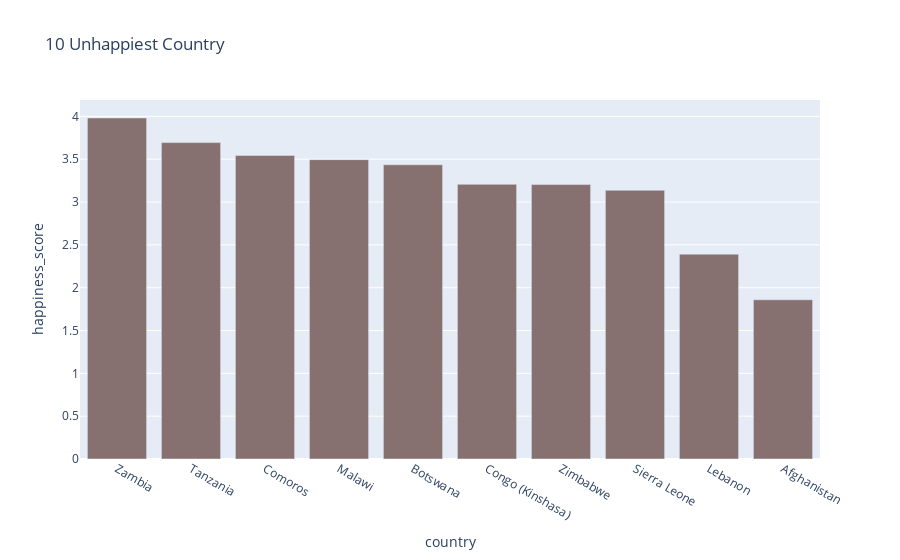

Write notebook code for a chart like this one.
### Code cell
df_last10 = df.tail(10)



fig10 = px.bar(df_last10, x='country', y='happiness_score', labels={'y':'happiness_score'},
             hover_data=['country'],
             title='10 Unhappiest Country', color_discrete_sequence=['#867070'])
fig10

### Figure 1 — Plotly figure (JSON) as saved in the notebook; plotly's stock layout.template omitted (floating-point values rounded to 4 significant figures)
{"data": [{"alignmentgroup": "True", "hovertemplate": "country=%{x}<br>happiness_score=%{y}<extra></extra>", "legendgroup": "", "marker": {"color": "#867070", "pattern": {"shape": ""}}, "name": "", "offsetgroup": "", "orientation": "v", "showlegend": false, "textposition": "auto", "type": "bar", "x": ["Zambia", "Tanzania", "Comoros", "Malawi", "Botswana", "Congo (Kinshasa)", "Zimbabwe", "Sierra Leone", "Lebanon", "Afghanistan"], "xaxis": "x", "y": [3.982, 3.694, 3.545, 3.495, 3.435, 3.207, 3.204, 3.138, 2.392, 1.859], "yaxis": "y"}], "layout": {"barmode": "relative", "legend": {"tracegroupgap": 0}, "title": {"text": "10 Unhappiest Country"}, "xaxis": {"anchor": "y", "domain": [0, 1], "title": {"text": "country"}}, "yaxis": {"anchor": "x", "domain": [0, 1], "title": {"text": "happiness_score"}}}}
